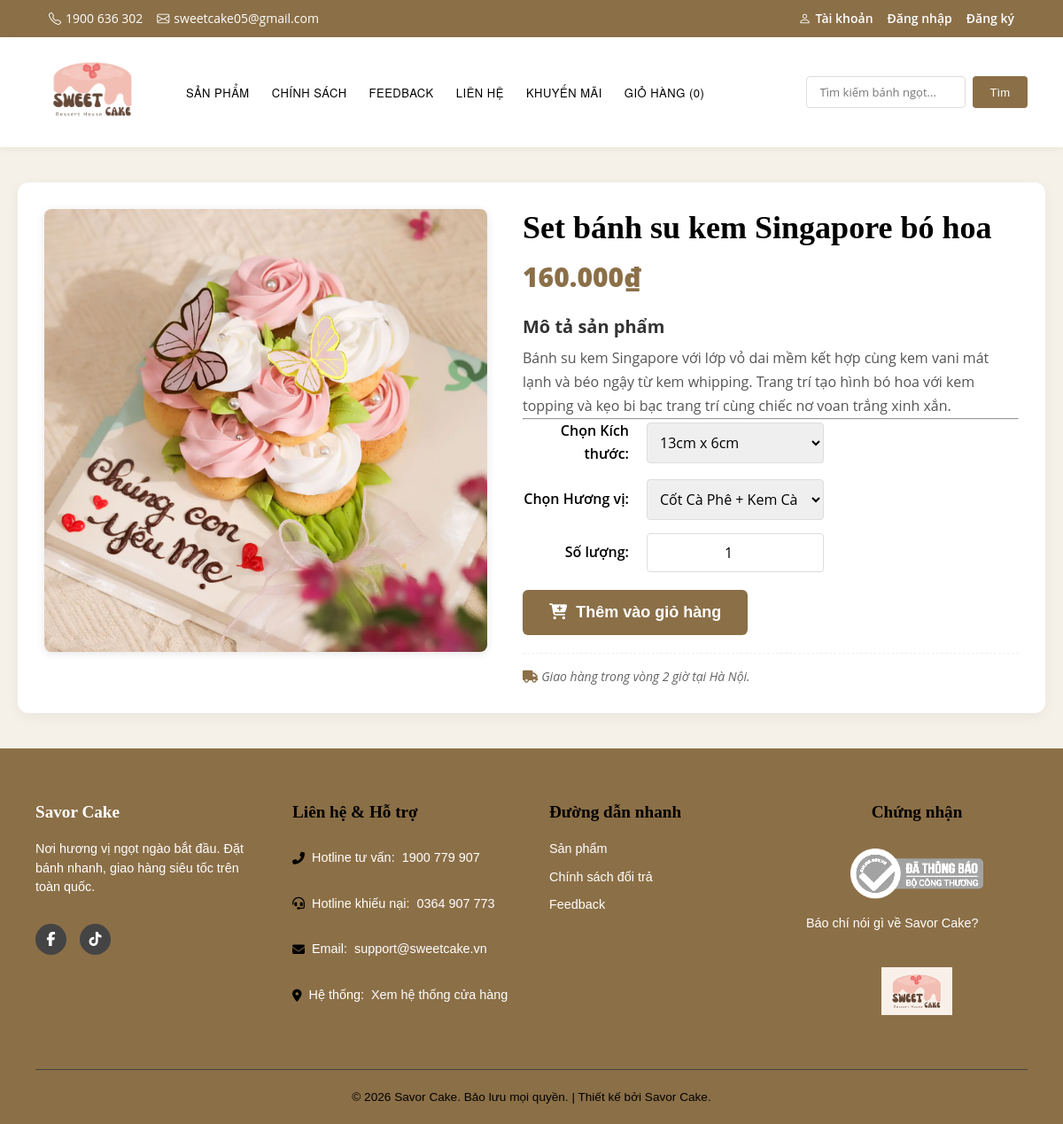
/khachhang/product-detail.php?id=41, run on the app's committed database.
### tables this page shows
CREATE TABLE `products` (
  `id` int(11) NOT NULL,
  `name` varchar(200) NOT NULL,
  `slug` varchar(200) DEFAULT NULL,
  `price` decimal(12,0) NOT NULL,
  `image` varchar(255) NOT NULL,
  `description` text DEFAULT NULL,
  `short_description` varchar(500) DEFAULT NULL,
  `category_id` int(11) DEFAULT NULL,
  `stock` int(11) DEFAULT 100,
  `is_featured` tinyint(1) DEFAULT 0,
  `is_active` tinyint(1) DEFAULT 1,
  `created_at` datetime DEFAULT current_timestamp(),
  `updated_at` datetime DEFAULT current_timestamp() ON UPDATE current_timestamp()
);

### khachhang/product-detail.php (the view, shortened to what this page needs)
<?php
require_once 'connect.php';
$product_id = isset($_GET['id']) ? (int)$_GET['id'] : 0;
$stmt = $conn->prepare("SELECT id, name, price, description, image FROM products WHERE id = ? AND is_active = 1 LIMIT 1");
$stmt->bind_param("i", $product_id);
$stmt->execute();
$result = $stmt->get_result();
$product = $result->fetch_assoc();
$sizes_result = $conn->query("SELECT name FROM sizes ORDER BY name ASC");
$available_sizes = $sizes_result ? $sizes_result->fetch_all(MYSQLI_ASSOC) : [];
$flavors_result = $conn->query("SELECT name FROM flavors ORDER BY name ASC");
$available_flavors = $flavors_result ? $flavors_result->fetch_all(MYSQLI_ASSOC) : [];
?>
<!DOCTYPE html>
<html lang="vi">
<head>
    <link rel="stylesheet" href="style.css">
    <link rel="stylesheet" href="https://cdnjs.cloudflare.com/ajax/libs/font-awesome/6.5.0/css/all.min.css">
</head>
<body>
<?php include 'header.php'; ?>
<div class="container product-detail-page">
    <div class="product-detail-wrapper">
        <div class="product-image-area">
        <img src="../images/<?php echo htmlspecialchars($product['image']); ?>"
            alt="<?php echo htmlspecialchars($product['name']); ?>" class="main-product-img">
        </div>
        <div class="product-info-area">
            <h1><?php echo htmlspecialchars($product['name']); ?></h1>
            <p class="product-price"><?php echo number_format($product['price'], 0, ',', '.'); ?>₫</p>
            <div class="product-description">
                <h2>Mô tả sản phẩm</h2>
                <p><?php echo nl2br(htmlspecialchars($product['description'])); ?></p>
            </div>
            <hr>
            <form id="add-to-cart-form" method="POST" action="add-to-cart.php">
                <div class="options-group">
                    <label for="size">Chọn Kích thước:</label>
                    <select name="size" id="size" required>
                        <?php foreach ($available_sizes as $size_row): ?>
                            <option value="<?php echo htmlspecialchars($size_row['name']); ?>">
                                <?php echo htmlspecialchars($size_row['name']); ?>
                            </option>
                        <?php endforeach; ?>
                    </select>
                </div>
                <div class="options-group">
                    <label for="flavor">Chọn Hương vị:</label>
                    <select name="flavor" id="flavor" required>
                        <?php foreach ($available_flavors as $flavor_row): ?>
                            <option value="<?php echo htmlspecialchars($flavor_row['name']); ?>">
                                <?php echo htmlspecialchars($flavor_row['name']); ?>
                            </option>
                        <?php endforeach; ?>
                    </select>
                </div>
                <div class="quantity-group">
                    <label for="quantity">Số lượng:</label>
                    <input type="number" name="quantity" id="quantity" value="1" min="1" required class="quantity-input">
                </div>
                <div class="action-buttons">
                    <button type="submit" class="btn-add-to-cart">
                        <i class="fas fa-cart-plus"></i> Thêm vào giỏ hàng
                    </button>
                </div>
            </form>
            <div class="delivery-info">
                <i class="fas fa-truck"></i> Giao hàng trong vòng 2 giờ tại Hà Nội.
            </div>
        </div>
    </div>
</div>
<?php include 'footer.php'; ?>
</body>
</html>

### khachhang/style.css (style rules this page uses)
* { margin: 0; padding: 0; box-sizing: border-box; }
:root { --main-brown: #8B6F47; --brown-light: #A0826D; --light-beige: #F5F1E8; --white: #FFFFFF; --text-black: #000000; }
body { font-family: 'Open Sans', 'Montserrat', sans-serif; background: var(--light-beige); color: var(--text-black); overflow-x: hidden; line-height: 1.6; }
h1, h2, h3, h4, h5, h6 { font-family: 'Open Sans', 'Montserrat', sans-serif; color: var(--text-black); margin: 0 0 12px 0; line-height: 1.2; }
h1 { font-size: 40px; font-weight: 700; }
h2 { font-size: 28px; font-weight: 700; color: var(--text-black); }
label { font-family: 'Open Sans', sans-serif; font-weight: 600; color: var(--text-black); }
input, textarea, select { font-family: 'Open Sans', sans-serif; }
.container { max-width: 1200px; margin: 0 auto; padding: 0 15px; }
.product-price { font-size: 20px; font-weight: 800; color: var(--main-brown); margin-bottom: 10px; margin-top: 5px; }

### khachhang/product-detail.php (style rules this page uses)
.product-detail-page { padding: 40px 20px; max-width: 1200px; margin: 0 auto; }
.product-detail-wrapper { display: flex; gap: 40px; background: #fff; padding: 30px; border-radius: 12px; box-shadow: 0 4px 15px rgba(0,0,0,0.05); }
.product-image-area { flex: 0 0 500px; max-width: 50%; }
.main-product-img { width: 100%; height: 500px; object-fit: cover; border-radius: 8px; box-shadow: 0 2px 10px rgba(0,0,0,0.1); }
.product-info-area { flex-grow: 1; }
.product-info-area h1 { font-size: 36px; font-weight: 800; margin-bottom: 10px; color: var(--text-black); font-family: 'Playfair Display', serif; }
.product-price { font-size: 30px; font-weight: 800; color: var(--main-brown); margin-bottom: 20px; }
.product-description h2 { font-size: 20px; font-weight: 700; margin-top: 20px; margin-bottom: 10px; color: #333; }
.product-description p { line-height: 1.7; color: #555; font-size: 16px; }
.options-group, .quantity-group { margin-bottom: 15px; display: flex; align-items: center; gap: 20px; }
.options-group label, .quantity-group label { font-weight: 600; flex-basis: 120px; text-align: right; }
select, .quantity-input { padding: 10px; border: 1px solid #ddd; border-radius: 4px; font-size: 16px; flex-grow: 1; max-width: 200px; }
.quantity-input { width: 80px; text-align: center; }
.action-buttons { display: flex; gap: 12px; margin-top: 20px; flex-wrap: wrap; }
.btn-add-to-cart { background-color: var(--main-brown); color: var(--white); padding: 15px 30px; border: none; border-radius: 6px; font-weight: 700; font-size: 18px; cursor: pointer; transition: background-color 0.3s; display: flex; align-items: center; gap: 10px; }
.delivery-info { margin-top: 20px; padding-top: 15px; border-top: 1px dashed #eee; color: #666; font-size: 14px; font-style: italic; }
.delivery-info i { color: var(--main-brown); }

### data on the page
products: image (picture), name "Set bánh su kem Singapore bó hoa", price "160.000", description "Bánh su kem Singapore với lớp vỏ dai mềm kết hợp cùng kem vani mát lạnh và béo ngậy từ kem whipping. Trang trí tạo hình bó hoa với kem topping và kẹo bi bạc trang trí cùng chiếc nơ voan trắng xinh xắn."

### other printed values
form field size "13cm x 6cm"
form field flavor "Cốt Cà Phê + Kem Cà Phê"
